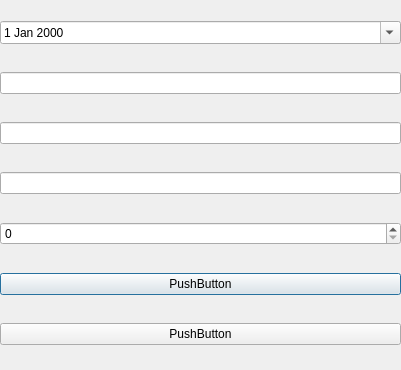
<?xml version="1.0" encoding="UTF-8"?>
<ui version="4.0">
 <class>AddDialog</class>
 <widget class="QDialog" name="AddDialog">
  <property name="geometry">
   <rect>
    <x>0</x>
    <y>0</y>
    <width>401</width>
    <height>370</height>
   </rect>
  </property>
  <property name="windowTitle">
   <string>Dialog</string>
  </property>
  <widget class="QWidget" name="verticalLayoutWidget">
   <property name="geometry">
    <rect>
     <x>0</x>
     <y>-1</y>
     <width>401</width>
     <height>371</height>
    </rect>
   </property>
   <layout class="QVBoxLayout" name="verticalLayout">
    <item>
     <widget class="QDateEdit" name="dateFld">
      <property name="calendarPopup">
       <bool>true</bool>
      </property>
     </widget>
    </item>
    <item>
     <widget class="QLineEdit" name="objectFld"/>
    </item>
    <item>
     <widget class="QLineEdit" name="typeFld"/>
    </item>
    <item>
     <widget class="QLineEdit" name="measureFld"/>
    </item>
    <item>
     <widget class="QSpinBox" name="countFld"/>
    </item>
    <item>
     <widget class="QPushButton" name="addImageBtn">
      <property name="text">
       <string>PushButton</string>
      </property>
     </widget>
    </item>
    <item>
     <widget class="QPushButton" name="OKBtn">
      <property name="text">
       <string>PushButton</string>
      </property>
     </widget>
    </item>
   </layout>
  </widget>
 </widget>
 <resources/>
 <connections/>
</ui>
